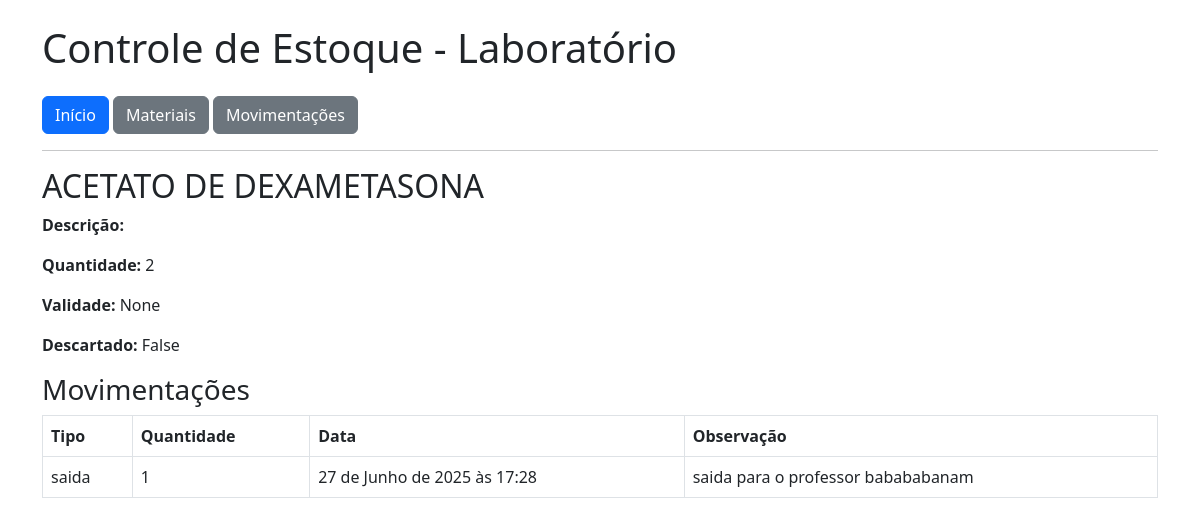
The app's page /materiais/3/ with its own data.
### estoque/models.py (models this page shows, shortened)
class Material(models.Model):
    nome = models.CharField(max_length=100)
    descricao = models.TextField(blank=True)
    quantidade = models.PositiveIntegerField(default=0)
    foto = models.ImageField(upload_to='materiais/', blank=True, null=True)
    validade = models.DateField(blank=True, null=True)
    descartado = models.BooleanField(default=False)
    data_cadastro = models.DateTimeField(auto_now_add=True)

class Movimentacao(models.Model):
    material = models.ForeignKey(Material, on_delete=models.CASCADE)
    tipo = models.CharField(max_length=20, choices=[('entrada', 'Entrada'), ('saida', 'Saída'), ('descarte', 'Descarte')])
    quantidade = models.PositiveIntegerField()
    em_uso = models.BooleanField(default=False)
    professor_responsavel = models.CharField(max_length=100, blank=True, null=True)
    estoque_minimo = models.PositiveIntegerField(default=0)
    estoque_maximo = models.PositiveIntegerField(default=0)
    data = models.DateTimeField(auto_now_add=True)
    observacao = models.TextField(blank=True)

### estoque/views.py (the view)
# urls.py: path('materiais/<int:pk>/', views.detalhe_material, name='detalhe_material'),
def detalhe_material(request, pk):
    material = get_object_or_404(Material, pk=pk)
    movimentacoes = Movimentacao.objects.filter(material=material)
    return render(request, 'estoque/detalhe_material.html', {'material': material, 'movimentacoes': movimentacoes})

### estoque/templates/estoque/detalhe_material.html
{% extends 'estoque/base.html' %}
{% block content %}
<h2>{{ material.nome }}</h2>
<p><strong>Descrição:</strong> {{ material.descricao }}</p>
<p><strong>Quantidade:</strong> {{ material.quantidade }}</p>
<p><strong>Validade:</strong> {{ material.validade }}</p>
<p><strong>Descartado:</strong> {{ material.descartado }}</p>
<h3>Movimentações</h3>
<table class="table table-bordered">
    <thead>
        <tr>
            <th>Tipo</th>
            <th>Quantidade</th>
            <th>Data</th>
            <th>Observação</th>
        </tr>
    </thead>
    <tbody>
        {% for mov in movimentacoes %}
        <tr>
            <td>{{ mov.tipo }}</td>
            <td>{{ mov.quantidade }}</td>
            <td>{{ mov.data }}</td>
            <td>{{ mov.observacao }}</td>
        </tr>
        {% endfor %}
    </tbody>
</table>
{% endblock %}

### records on screen
Material: nome "ACETATO DE DEXAMETASONA", quantidade "2", validade "None", descartado "False"
Movimentacao: tipo "saida", quantidade "1", data "27 de Junho de 2025 às 17:28", observacao "saida para o professor babababanam"
